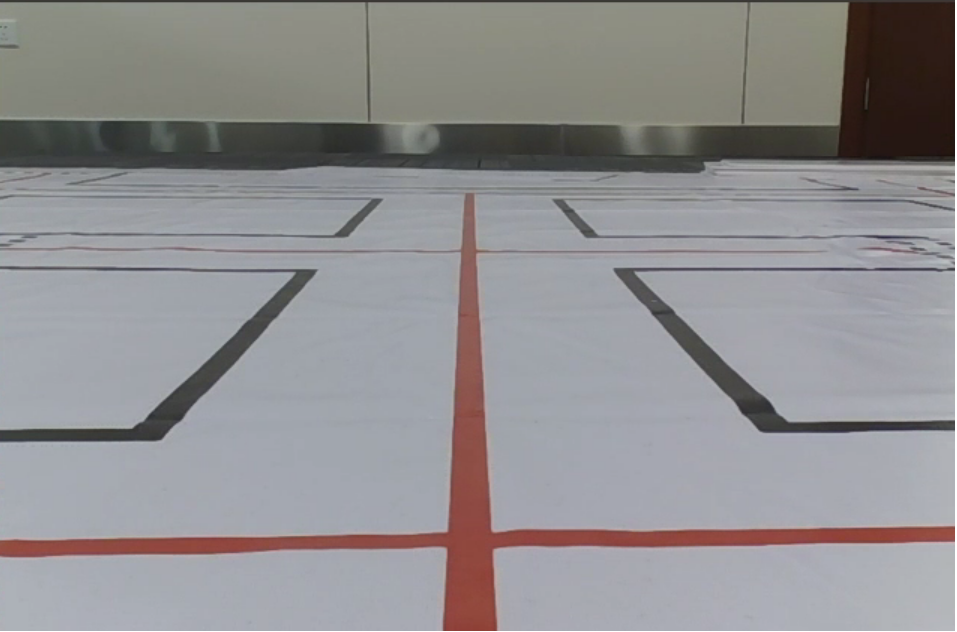
#> input picture raw_road.png, 957 x 632 px
$ python perspective_tf.py
#> lines starting #> are read from the running program, lines starting #| are printed output that depends on the picture
import cv2
import numpy as np
import matplotlib.pyplot as plt
#  投影变换 (Projective mapping)
img = cv2.imread("raw_road.png")  # 读取彩色图像(BGR)
#> img is the input picture: shape (632, 957, 3); mean B, G, R 144.8, 143, 144.6
h, w = img.shape[:2]  # 图片的高度和宽度
#> h = 632; w = 957
pointSrc = np.float32([[376,198], [557,198], [77,547], [843, 533]])  # 原始图像中 4点坐标
pointDst = np.float32([[77,198], [843,198], [77,547], [843, 533]])  # 变换图像中 4点坐标
MP = cv2.getPerspectiveTransform(pointSrc, pointDst)  # 计算投影变换矩阵 M
imgP = cv2.warpPerspective(img, MP, (w, h))  # 用变换矩阵 M 进行投影变换
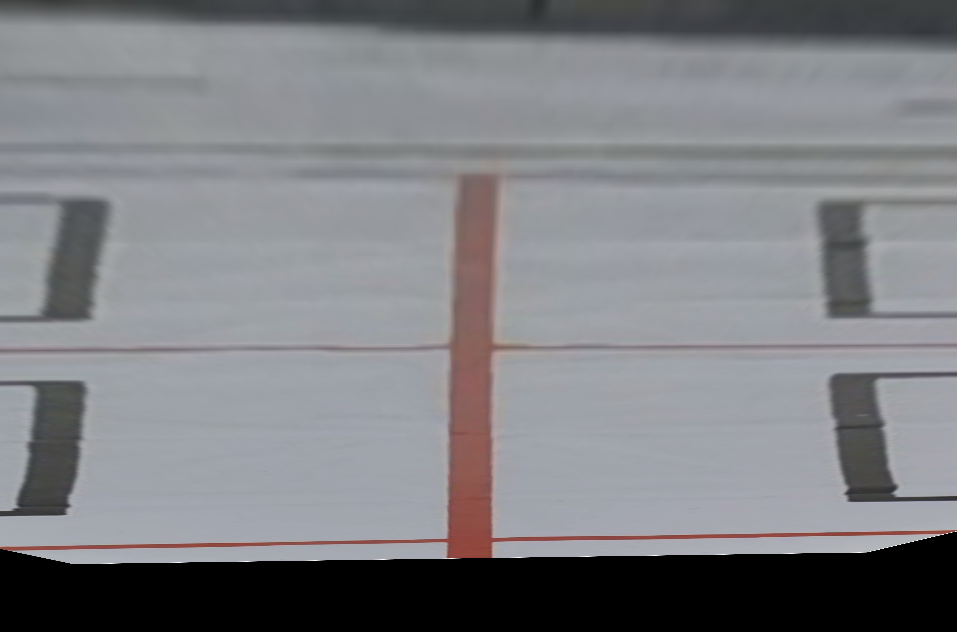
#> imgP: shape (632, 957, 3); mean B, G, R 131.5, 127.7, 126.9
plt.figure(figsize=(9,6))
plt.subplot(121), plt.imshow(cv2.cvtColor(img, cv2.COLOR_BGR2RGB)), plt.title("Original")
plt.subplot(122), plt.imshow(cv2.cvtColor(imgP, cv2.COLOR_BGR2RGB)), plt.title("Projective")
plt.show()
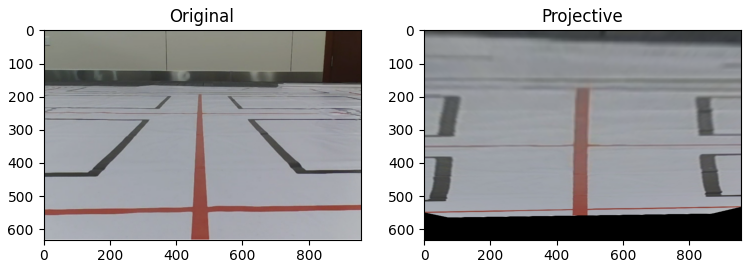
#> figure drawn by matplotlib, 2 panels

$ run again, with Troad.PNG copied over raw_road.png
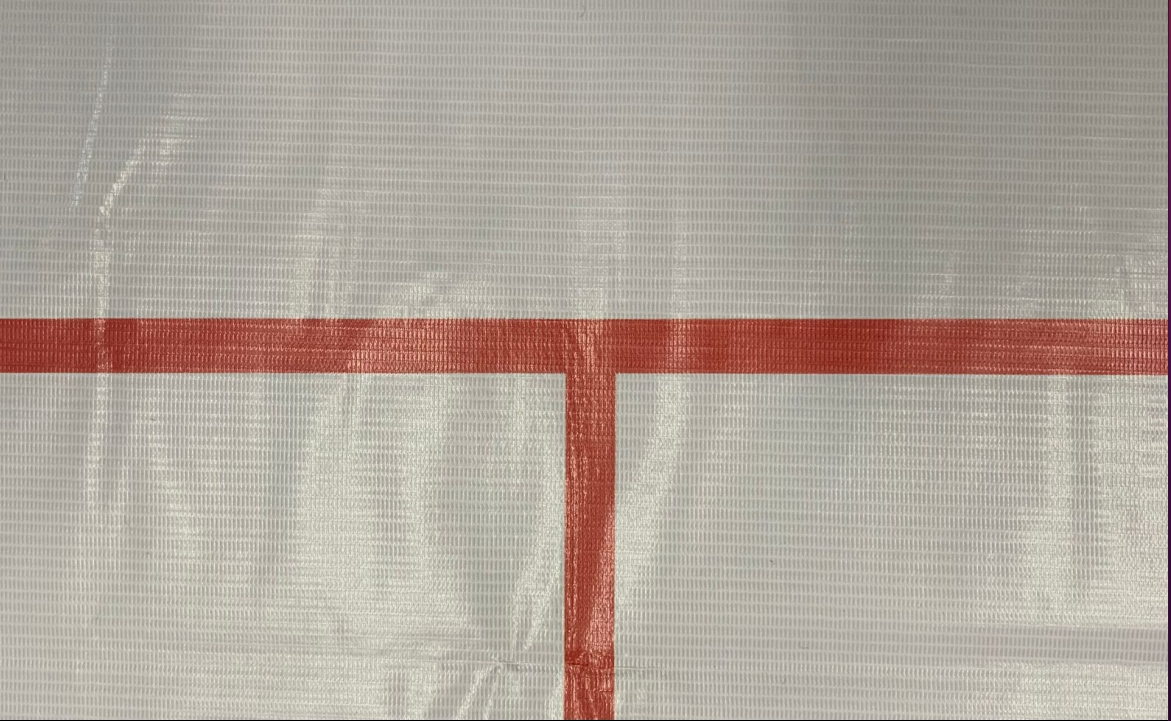
#> input picture Troad.PNG, 1171 x 721 px
#> img is the input picture: shape (721, 1171, 3); mean B, G, R 154.8, 164.6, 175.7
#> `imgP = cv2.warpPerspective(img, MP, (w, h))`:
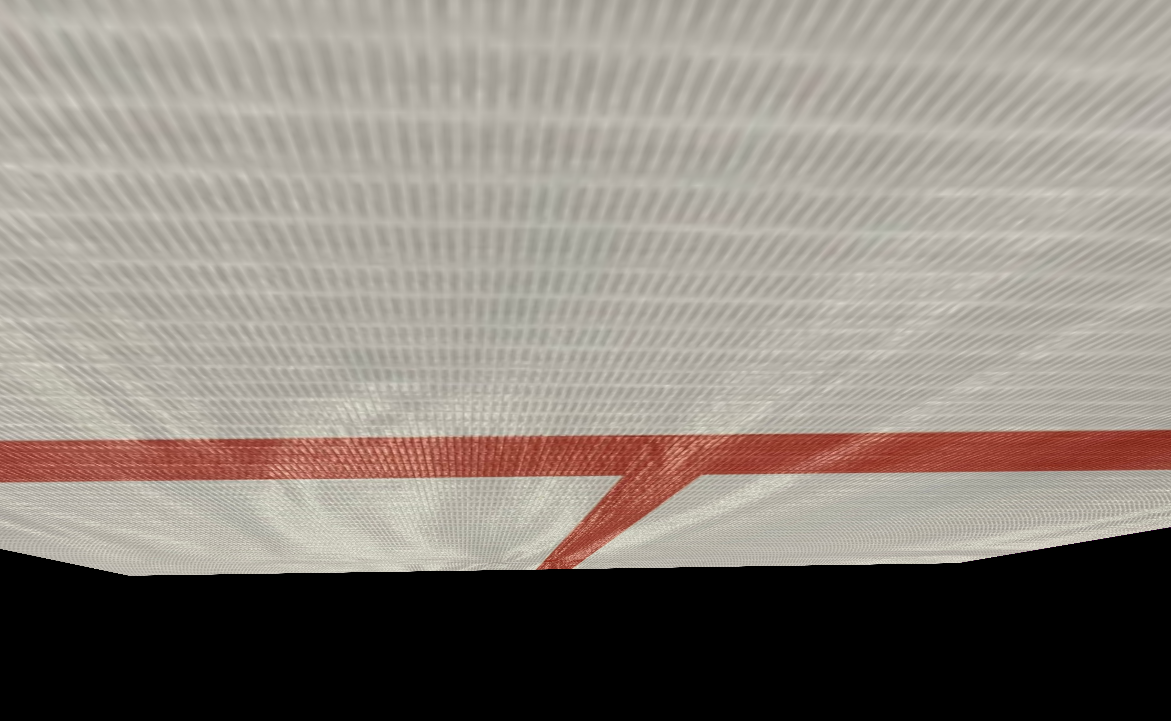
#> imgP: shape (721, 1171, 3); mean B, G, R 124.1, 131.8, 139.6
#> `plt.show()`:
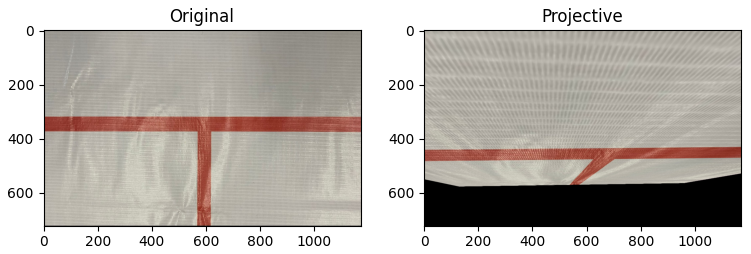
#> figure drawn by matplotlib, 2 panels
